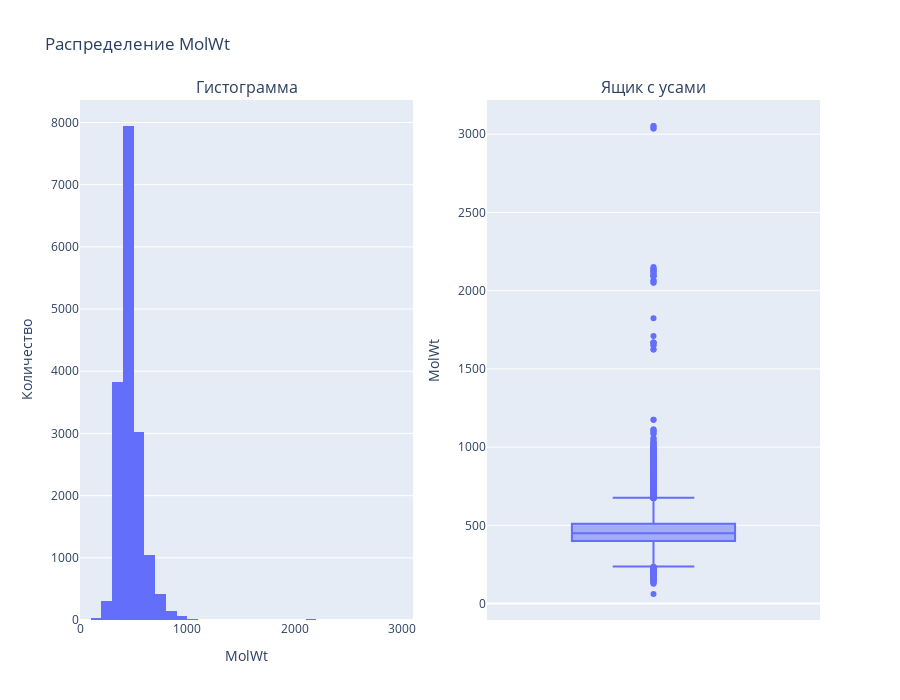

Notebook cell for this chart:
### Markdown cell above
## `MolWt`

MolWt (Molecular Weight, молекулярная масса) — сумма атомных масс всех атомов в молекуле, измеряется в граммах на моль (г/моль), или дальтонах (Да).

В фармакологии под малыми молекулами обычно понимают соединения с молекулярной массой $≤ 900$ Да, чаще до $500$ Да.

### Code cell
plot_distribution(df, 'MolWt', 30)

### Figure 1 — Plotly figure (JSON) as saved in the notebook; plotly's stock layout.template omitted (floating-point values rounded to 4 significant figures; data arrays with more than 128 entries replaced by an {"elided": "..."} marker saying what was removed)
{"data": [{"bingroup": "x", "hovertemplate": "MolWt=%{x}<br>count=%{y}<extra></extra>", "legendgroup": "", "marker": {"color": "#636efa", "pattern": {"shape": ""}}, "name": "", "nbinsx": 30, "orientation": "v", "showlegend": false, "type": "histogram", "x": {"elided": "16853 float values"}, "xaxis": "x", "yaxis": "y"}, {"alignmentgroup": "True", "hovertemplate": "MolWt=%{y}<extra></extra>", "legendgroup": "", "marker": {"color": "#636efa"}, "name": "", "notched": false, "offsetgroup": "", "orientation": "v", "showlegend": false, "type": "box", "x0": " ", "xaxis": "x2", "y": {"elided": "16853 float values"}, "y0": " ", "yaxis": "y2"}], "layout": {"annotations": [{"font": {"size": 16}, "showarrow": false, "text": "Гистограмма", "x": 0.225, "xanchor": "center", "xref": "paper", "y": 1, "yanchor": "bottom", "yref": "paper"}, {"font": {"size": 16}, "showarrow": false, "text": "Ящик с усами", "x": 0.775, "xanchor": "center", "xref": "paper", "y": 1, "yanchor": "bottom", "yref": "paper"}], "height": 700, "showlegend": false, "title": {"text": "Распределение MolWt"}, "xaxis": {"anchor": "y", "domain": [0, 0.45], "title": {"text": "MolWt"}}, "xaxis2": {"anchor": "y2", "domain": [0.55, 1]}, "yaxis": {"anchor": "x", "domain": [0, 1], "title": {"text": "Количество"}}, "yaxis2": {"anchor": "x2", "domain": [0, 1], "title": {"text": "MolWt"}}}}
